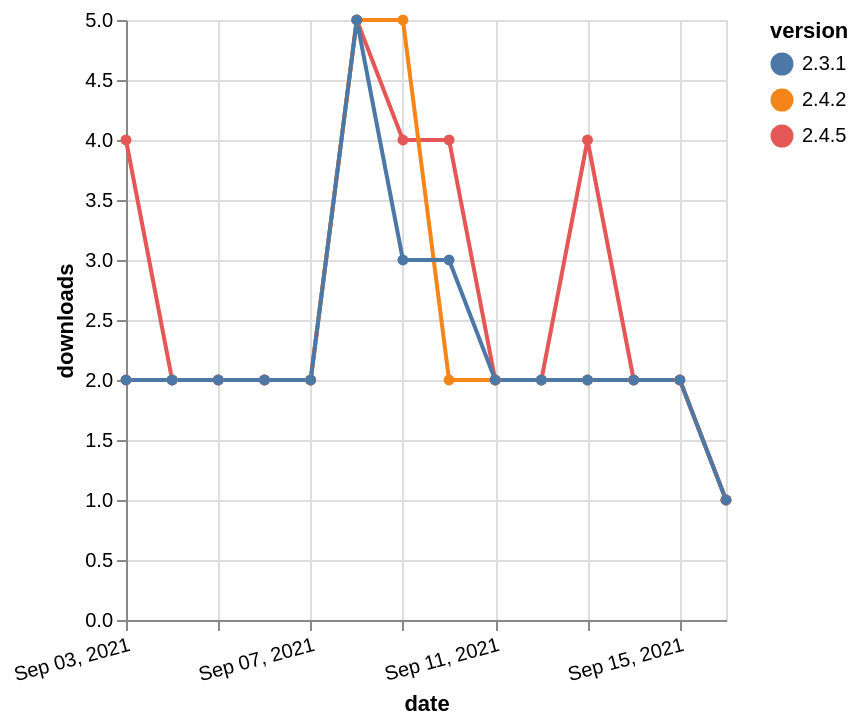

Describe this chart as a Vega-Lite specification.
### Vega-Lite specification from a JSON file in a GitHub repository (floating-point values rounded to 4 significant figures)
{"$schema": "https://vega.github.io/schema/vega-lite/v5.json", "description": "A simple bar chart with embedded data.", "data": {"values": [{"date": "2021-09-03", "total": 2994, "delta": 4, "version": "2.4.5"}, {"date": "2021-09-04", "total": 2996, "delta": 2, "version": "2.4.5"}, {"date": "2021-09-05", "total": 2998, "delta": 2, "version": "2.4.5"}, {"date": "2021-09-06", "total": 3000, "delta": 2, "version": "2.4.5"}, {"date": "2021-09-07", "total": 3002, "delta": 2, "version": "2.4.5"}, {"date": "2021-09-08", "total": 3007, "delta": 5, "version": "2.4.5"}, {"date": "2021-09-09", "total": 3011, "delta": 4, "version": "2.4.5"}, {"date": "2021-09-10", "total": 3015, "delta": 4, "version": "2.4.5"}, {"date": "2021-09-11", "total": 3017, "delta": 2, "version": "2.4.5"}, {"date": "2021-09-12", "total": 3019, "delta": 2, "version": "2.4.5"}, {"date": "2021-09-13", "total": 3023, "delta": 4, "version": "2.4.5"}, {"date": "2021-09-14", "total": 3025, "delta": 2, "version": "2.4.5"}, {"date": "2021-09-15", "total": 3027, "delta": 2, "version": "2.4.5"}, {"date": "2021-09-16", "total": 3028, "delta": 1, "version": "2.4.5"}, {"date": "2021-09-03", "total": 2956, "delta": 2, "version": "2.4.2"}, {"date": "2021-09-04", "total": 2958, "delta": 2, "version": "2.4.2"}, {"date": "2021-09-05", "total": 2960, "delta": 2, "version": "2.4.2"}, {"date": "2021-09-06", "total": 2962, "delta": 2, "version": "2.4.2"}, {"date": "2021-09-07", "total": 2964, "delta": 2, "version": "2.4.2"}, {"date": "2021-09-08", "total": 2969, "delta": 5, "version": "2.4.2"}, {"date": "2021-09-09", "total": 2974, "delta": 5, "version": "2.4.2"}, {"date": "2021-09-10", "total": 2976, "delta": 2, "version": "2.4.2"}, {"date": "2021-09-11", "total": 2978, "delta": 2, "version": "2.4.2"}, {"date": "2021-09-12", "total": 2980, "delta": 2, "version": "2.4.2"}, {"date": "2021-09-13", "total": 2982, "delta": 2, "version": "2.4.2"}, {"date": "2021-09-14", "total": 2984, "delta": 2, "version": "2.4.2"}, {"date": "2021-09-15", "total": 2986, "delta": 2, "version": "2.4.2"}, {"date": "2021-09-16", "total": 2987, "delta": 1, "version": "2.4.2"}, {"date": "2021-09-03", "total": 2800, "delta": 2, "version": "2.3.1"}, {"date": "2021-09-04", "total": 2802, "delta": 2, "version": "2.3.1"}, {"date": "2021-09-05", "total": 2804, "delta": 2, "version": "2.3.1"}, {"date": "2021-09-06", "total": 2806, "delta": 2, "version": "2.3.1"}, {"date": "2021-09-07", "total": 2808, "delta": 2, "version": "2.3.1"}, {"date": "2021-09-08", "total": 2813, "delta": 5, "version": "2.3.1"}, {"date": "2021-09-09", "total": 2816, "delta": 3, "version": "2.3.1"}, {"date": "2021-09-10", "total": 2819, "delta": 3, "version": "2.3.1"}, {"date": "2021-09-11", "total": 2821, "delta": 2, "version": "2.3.1"}, {"date": "2021-09-12", "total": 2823, "delta": 2, "version": "2.3.1"}, {"date": "2021-09-13", "total": 2825, "delta": 2, "version": "2.3.1"}, {"date": "2021-09-14", "total": 2827, "delta": 2, "version": "2.3.1"}, {"date": "2021-09-15", "total": 2829, "delta": 2, "version": "2.3.1"}, {"date": "2021-09-16", "total": 2830, "delta": 1, "version": "2.3.1"}]}, "width": "container", "mark": {"type": "line", "point": {"filled": true}}, "encoding": {"x": {"field": "date", "type": "temporal", "timeUnit": "yearmonthdate", "title": "date", "axis": {"labelAngle": -15}}, "y": {"field": "delta", "type": "quantitative", "title": "downloads"}, "color": {"field": "version", "type": "nominal"}, "tooltip": {"field": "delta"}}}
